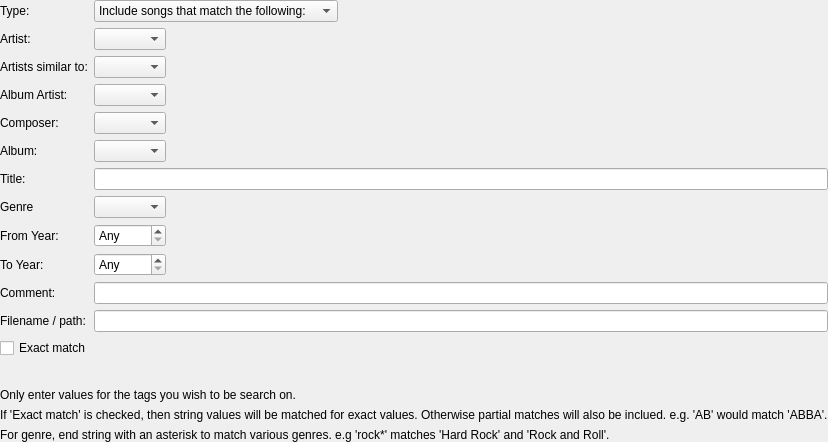
<?xml version="1.0" encoding="UTF-8"?>
<ui version="4.0">
 <class>PlaylistRule</class>
 <widget class="QWidget" name="PlaylistRule">
  <layout class="QVBoxLayout" name="verticalLayout">
   <property name="leftMargin">
    <number>0</number>
   </property>
   <property name="topMargin">
    <number>0</number>
   </property>
   <property name="rightMargin">
    <number>0</number>
   </property>
   <property name="bottomMargin">
    <number>0</number>
   </property>
   <item>
    <layout class="QFormLayout" name="formLayout">
     <property name="fieldGrowthPolicy">
      <enum>QFormLayout::ExpandingFieldsGrow</enum>
     </property>
     <item row="0" column="0">
      <widget class="BuddyLabel" name="label_9">
       <property name="text">
        <string>Type:</string>
       </property>
       <property name="buddy">
        <cstring>typeCombo</cstring>
       </property>
      </widget>
     </item>
     <item row="0" column="1">
      <widget class="QComboBox" name="typeCombo">
       <item>
        <property name="text">
         <string>Include songs that match the following:</string>
        </property>
       </item>
       <item>
        <property name="text">
         <string>Exclude songs that match the following:</string>
        </property>
       </item>
      </widget>
     </item>
     <item row="1" column="0">
      <widget class="BuddyLabel" name="label">
       <property name="text">
        <string>Artist:</string>
       </property>
       <property name="buddy">
        <cstring>artistText</cstring>
       </property>
      </widget>
     </item>
     <item row="1" column="1">
      <widget class="CompletionCombo" name="artistText"/>
     </item>
     <item row="2" column="0">
      <widget class="BuddyLabel" name="similarArtistsTextLabel">
       <property name="text">
        <string>Artists similar to:</string>
       </property>
       <property name="buddy">
        <cstring>similarArtistsText</cstring>
       </property>
      </widget>
     </item>
     <item row="2" column="1">
      <widget class="CompletionCombo" name="similarArtistsText"/>
     </item>
     <item row="3" column="0">
      <widget class="BuddyLabel" name="label_2">
       <property name="text">
        <string>Album Artist:</string>
       </property>
       <property name="buddy">
        <cstring>albumArtistText</cstring>
       </property>
      </widget>
     </item>
     <item row="3" column="1">
      <widget class="CompletionCombo" name="albumArtistText"/>
     </item>
     <item row="4" column="0">
      <widget class="BuddyLabel" name="composerLabel">
       <property name="text">
        <string>Composer:</string>
       </property>
       <property name="buddy">
        <cstring>composerText</cstring>
       </property>
      </widget>
     </item>
     <item row="4" column="1">
      <widget class="CompletionCombo" name="composerText"/>
     </item>
     <item row="5" column="0">
      <widget class="BuddyLabel" name="label_3">
       <property name="text">
        <string>Album:</string>
       </property>
       <property name="buddy">
        <cstring>albumText</cstring>
       </property>
      </widget>
     </item>
     <item row="5" column="1">
      <widget class="CompletionCombo" name="albumText"/>
     </item>
     <item row="6" column="0">
      <widget class="BuddyLabel" name="label_4">
       <property name="text">
        <string>Title:</string>
       </property>
       <property name="buddy">
        <cstring>titleText</cstring>
       </property>
      </widget>
     </item>
     <item row="6" column="1">
      <widget class="LineEdit" name="titleText"/>
     </item>
     <item row="7" column="0">
      <widget class="BuddyLabel" name="label_5">
       <property name="text">
        <string>Genre</string>
       </property>
       <property name="buddy">
        <cstring>genreText</cstring>
       </property>
      </widget>
     </item>
     <item row="7" column="1">
      <widget class="CompletionCombo" name="genreText"/>
     </item>
     <item row="8" column="0">
      <widget class="BuddyLabel" name="label_6">
       <property name="text">
        <string>From Year:</string>
       </property>
       <property name="buddy">
        <cstring>dateFromSpin</cstring>
       </property>
      </widget>
     </item>
     <item row="8" column="1">
      <widget class="QSpinBox" name="dateFromSpin">
       <property name="minimumSize">
        <size>
         <width>72</width>
         <height>0</height>
        </size>
       </property>
       <property name="specialValueText">
        <string>Any</string>
       </property>
      </widget>
     </item>
     <item row="9" column="0">
      <widget class="BuddyLabel" name="label_6x">
       <property name="text">
        <string>To Year:</string>
       </property>
       <property name="buddy">
        <cstring>dateToSpin</cstring>
       </property>
      </widget>
     </item>
     <item row="9" column="1">
      <widget class="QSpinBox" name="dateToSpin">
       <property name="minimumSize">
        <size>
         <width>72</width>
         <height>0</height>
        </size>
       </property>
       <property name="specialValueText">
        <string>Any</string>
       </property>
      </widget>
     </item>
     <item row="10" column="0">
      <widget class="BuddyLabel" name="commentLabel">
       <property name="text">
        <string>Comment:</string>
       </property>
       <property name="buddy">
        <cstring>commentText</cstring>
       </property>
      </widget>
     </item>
     <item row="10" column="1">
      <widget class="LineEdit" name="commentText"/>
     </item>
     <item row="11" column="0">
      <widget class="BuddyLabel" name="filenameLabel">
       <property name="text">
        <string>Filename / path:</string>
       </property>
       <property name="buddy">
        <cstring>filenameText</cstring>
       </property>
      </widget>
     </item>
     <item row="11" column="1">
      <widget class="LineEdit" name="filenameText"/>
     </item>
     <item row="12" column="0" colspan="2">
      <widget class="QCheckBox" name="exactCheck">
       <property name="text">
        <string>Exact match</string>
       </property>
      </widget>
     </item>
    </layout>
   </item>
   <item>
    <spacer name="verticalSpacer_3xx">
     <property name="orientation">
      <enum>Qt::Vertical</enum>
     </property>
     <property name="sizeType">
      <enum>QSizePolicy::Fixed</enum>
     </property>
     <property name="sizeHint" stdset="0">
      <size>
       <width>20</width>
       <height>4</height>
      </size>
     </property>
    </spacer>
   </item>
   <item>
    <widget class="QLabel" name="errorLabel"/>
   </item>
   <item>
    <widget class="NoteLabel" name="label_7">
     <property name="text">
      <string>Only enter values for the tags you wish to be search on.</string>
     </property>
    </widget>
   </item>
   <item>
    <widget class="NoteLabel" name="label_7y">
     <property name="text">
      <string>If 'Exact match' is checked, then string values will be matched for exact values. Otherwise partial matches will also be inclued. e.g. 'AB' would match 'ABBA'.</string>
     </property>
    </widget>
   </item>
   <item>
    <widget class="NoteLabel" name="label_7x">
     <property name="text">
      <string>For genre, end string with an asterisk to match various genres. e.g 'rock*' matches 'Hard Rock' and 'Rock and Roll'.</string>
     </property>
    </widget>
   </item>
   <item>
    <spacer name="verticalSpacer_3xy">
     <property name="orientation">
      <enum>Qt::Vertical</enum>
     </property>
     <property name="sizeType">
      <enum>QSizePolicy::MinimumExpanding</enum>
     </property>
     <property name="sizeHint" stdset="0">
      <size>
       <width>20</width>
       <height>0</height>
      </size>
     </property>
    </spacer>
   </item>
  </layout>
 </widget>
 <customwidgets>
  <customwidget>
   <class>BuddyLabel</class>
   <extends>QLabel</extends>
   <header>support/buddylabel.h</header>
  </customwidget>
  <customwidget>
   <class>NoteLabel</class>
   <extends>QLabel</extends>
   <header>widgets/notelabel.h</header>
  </customwidget>
  <customwidget>
   <class>LineEdit</class>
   <extends>QLineEdit</extends>
   <header>support/lineedit.h</header>
  </customwidget>
  <customwidget>
   <class>CompletionCombo</class>
   <extends>QComboBox</extends>
   <header>widgets/completioncombo.h</header>
  </customwidget>
 </customwidgets>
 <resources/>
 <connections/>
</ui>
